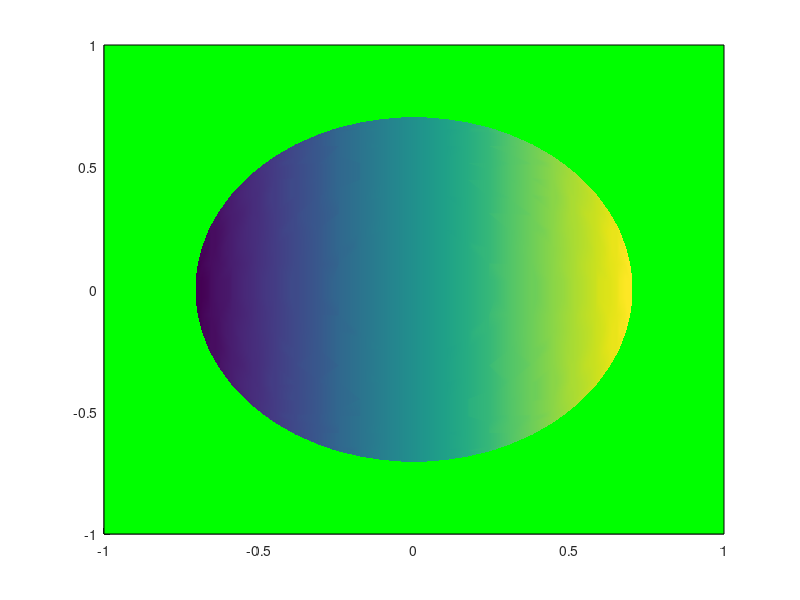

The MATLAB source for this figure: (Note: this script raises an error after producing the figure.)
rng = linspace(-1, 1, 30);
[X, Y, Z] = meshgrid(rng, rng, rng);
V = X.^2+Y.^2+Z.^2;
[f, v, c] = isosurface(X, Y, Z, V, 0.5, X);
figure
patch([-1 -1 1 1], [1 -1 -1 1], [0 0 0 0], 'green');
x = patch('Faces', f, 'Vertices', v, 'FaceVertexCData', c, 'FaceColor', 'interp', 'EdgeColor', 'none');
alpha(x, 0.1);